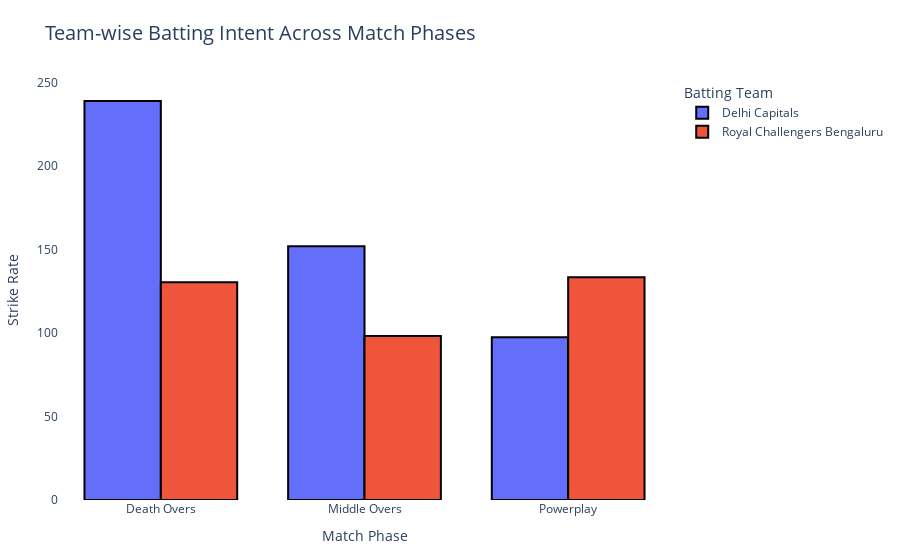

Notebook code for this chart:
### Code cell
fig = px.bar(
    team_phase_intent,
    x='phase',
    y= 'strike_rate',
    color='batting_team',
    barmode='group',
    title=  'Team-wise Batting Intent Across Match Phases',
    labels={
        'phase': 'Match Phase',
        'strike_rate': 'Strike Rate',
        'batting_team': 'Team'
        
    },
    hover_data={
        'balls_faced': True,
        'total_runs': True,
        'strike_rate':':.2f'
    }
)

fig.update_layout(
    xaxis_title='Match Phase',
    yaxis_title='Strike Rate',
    title_font_size=20,
    legend_title_text='Batting Team',
    bargap=0.25,
    plot_bgcolor='rgba(0,0,0,0)',
    paper_bgcolor='white',
    margin=dict(l=40, r=40, t=80, b=60)   
)
fig.update_traces(marker_line_width=2, marker_line_color='black')

fig.show()

### Figure 1 — Plotly figure (JSON) as saved in the notebook; plotly's stock layout.template omitted (floating-point values rounded to 4 significant figures)
{"data": [{"alignmentgroup": "True", "customdata": [[18, 43], [54, 82], [38, 37]], "hovertemplate": "Team=Delhi Capitals<br>Match Phase=%{x}<br>Strike Rate=%{y:.2f}<br>balls_faced=%{customdata[0]}<br>total_runs=%{customdata[1]}<extra></extra>", "legendgroup": "Delhi Capitals", "marker": {"color": "#636efa", "line": {"color": "black", "width": 2}, "pattern": {"shape": ""}}, "name": "Delhi Capitals", "offsetgroup": "Delhi Capitals", "orientation": "v", "showlegend": true, "textposition": "auto", "type": "bar", "x": ["Death Overs", "Middle Overs", "Powerplay"], "xaxis": "x", "y": [238.9, 151.9, 97.37], "yaxis": "y"}, {"alignmentgroup": "True", "customdata": [[33, 43], [54, 53], [39, 52]], "hovertemplate": "Team=Royal Challengers Bengaluru<br>Match Phase=%{x}<br>Strike Rate=%{y:.2f}<br>balls_faced=%{customdata[0]}<br>total_runs=%{customdata[1]}<extra></extra>", "legendgroup": "Royal Challengers Bengaluru", "marker": {"color": "#EF553B", "line": {"color": "black", "width": 2}, "pattern": {"shape": ""}}, "name": "Royal Challengers Bengaluru", "offsetgroup": "Royal Challengers Bengaluru", "orientation": "v", "showlegend": true, "textposition": "auto", "type": "bar", "x": ["Death Overs", "Middle Overs", "Powerplay"], "xaxis": "x", "y": [130.3, 98.15, 133.3], "yaxis": "y"}], "layout": {"autosize": true, "bargap": 0.25, "barmode": "group", "legend": {"title": {"text": "Batting Team"}, "tracegroupgap": 0}, "margin": {"b": 60, "l": 40, "r": 40, "t": 80}, "paper_bgcolor": "white", "plot_bgcolor": "rgba(0, 0, 0, 0)", "title": {"font": {"size": 20}, "text": "Team-wise Batting Intent Across Match Phases"}, "xaxis": {"anchor": "y", "autorange": true, "domain": [0, 1], "range": [-0.5, 2.5], "title": {"text": "Match Phase"}, "type": "category"}, "yaxis": {"anchor": "x", "autorange": true, "domain": [0, 1], "range": [0, 251.5], "title": {"text": "Strike Rate"}, "type": "linear"}}}
